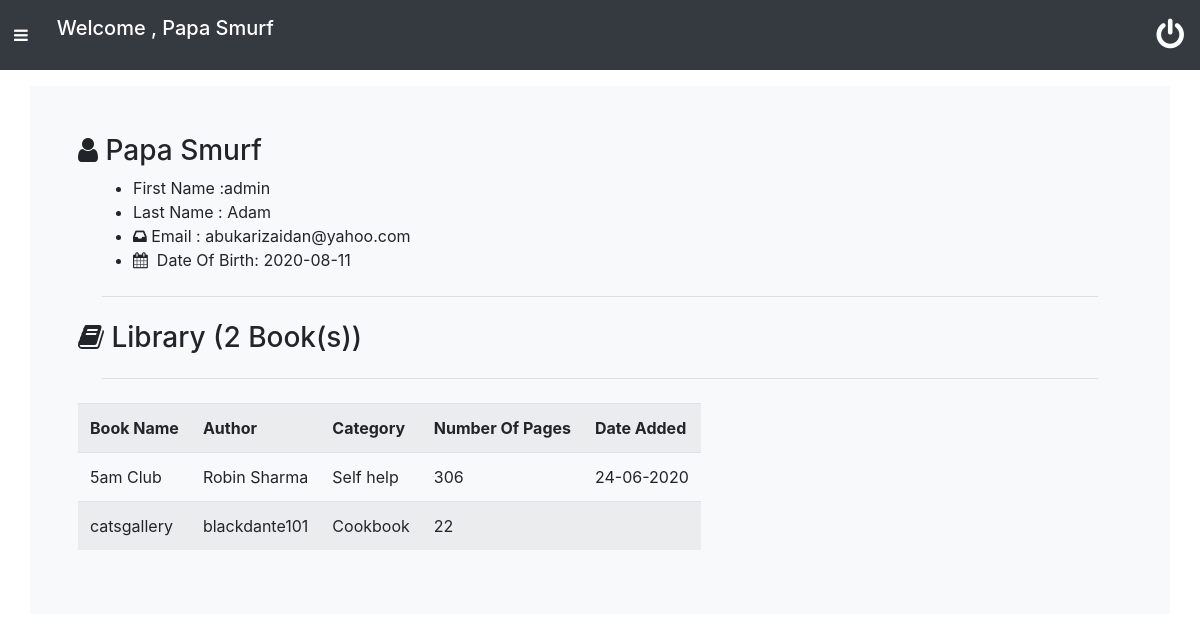
The page /home/search/profile.php?uname=Papa Smurf (signed in) on the database its author committed.
### tables this page shows
CREATE TABLE `usertbl` (
  `id` int(11) NOT NULL,
  `fname` varchar(100) NOT NULL,
  `lname` varchar(100) NOT NULL,
  `username` varchar(15) NOT NULL,
  `email` varchar(50) NOT NULL,
  `dob` varchar(100) NOT NULL,
  `gender` varchar(50) NOT NULL,
  `password` varchar(100) NOT NULL
);

CREATE TABLE `librarytbl` (
  `id` int(11) NOT NULL,
  `uname` varchar(20) NOT NULL,
  `book_name` varchar(50) NOT NULL,
  `author` varchar(50) NOT NULL,
  `category` varchar(200) NOT NULL,
  `pages` int(11) NOT NULL,
  `book_date` varchar(50) NOT NULL
);

### home/search/profile.php (the view)
<?php
include('../../dbconnect/db.php');
require('../../navigations/navbar.php');
?>
<div  class="container p-5 my-3 bg-light">
	<h3><i class="fa fa-user"></i>&nbsp;<?php echo $_GET['uname']; ?></h3>
	<div class="container">
		<ul>
			<?php
			$user=$_GET['uname'];
			$sql = "SELECT * FROM usertbl WHERE username ='$user'";
			$info=$con->query($sql);
			while ($row=$info->fetch_assoc()) {
				echo"<li>First Name :".$row['fname']." </li>
			<li>Last Name : ".$row['lname']."</li>
			<li><i class='fa fa-inbox'></i>&nbsp;Email : ".$row['email']."</li>
			<li><i class='fa fa-calendar'></i>&nbsp; Date Of Birth: ".$row['dob']."</li>";
			}
			?>
		</ul>
	</div>
	<hr class="m-4">
	<h3><i class="fa fa-book"></i>&nbsp;Library (<?php $qry="SELECT COUNT(*) FROM librarytbl WHERE uname='$user'";$sum=$con->query($qry);while($total=$sum->fetch_assoc()){echo $total['COUNT(*)'];} ?> Book(s))</h3>
	<hr class="m-4">
	<table class="table table-striped table-responsive">
		<tr>
			<th>Book Name</th>
			<th>Author</th>
			<th>Category</th>
			<th>Number Of Pages</th>
			<th>Date Added</th>
		</tr>
		<?php
		$qry2 ="SELECT * FROM librarytbl WHERE uname='$user'";
		$books=$con->query($qry2);
		while ($bookz=$books->fetch_assoc()) {
		echo "
		<tr>
			<td>".$bookz['book_name']."</td>
			<td>".$bookz['author']."</td>
			<td>".$bookz['category']."</td>
			<td>".$bookz['pages']."</td>
			<td>".$bookz['book_date']."</td>
		</tr> ";
}
		?>
	</table>
</div>
<?php
require('../../navigations/footer.php');
?>

### navigations/navbar.php (shortened to what this page needs)
<?php
$name=$_SESSION['uname'];
?>
<!DOCTYPE html>
<html lang="en">
	<head>
		<link rel="stylesheet" href="https://stackpath.bootstrapcdn.com/bootstrap/4.4.1/css/bootstrap.min.css">
		<link rel="stylesheet" href="https://cdnjs.cloudflare.com/ajax/libs/font-awesome/4.7.0/css/font-awesome.min.css">
	</head>
	<body >
		<div  class="navbar bg-dark p-3">
			<div class="row">
			<button onclick="opennav();" class="btn text-white"><i class="fa fa-bars fa-1x"></i></button>
			<h5 class="text-white ml-3">Welcome , <?php echo $name; ?></h5>
		</div>
			<a  href="http://localhost/apps/books app/home/logout.php"><i class=" text-white fa fa-power-off fa-2x"></i></a>
		</div>

### navigations/footer.php (shortened to what this page needs)
	</body>
</html>

### navigations/navbar.php (style rules this page uses)
.container { cursor:pointer; }

### rows shown on the page
usertbl: fname "admin", lname "Adam", email "abukarizaidan@yahoo.com", dob "2020-08-11"
librarytbl: book_name "5am Club", author "Robin Sharma", category "Self help", pages "306", book_date "24-06-2020"
librarytbl: book_name "catsgallery", author "blackdante101", category "Cookbook", pages "22"

### other values the page prints
$name "Papa Smurf"
$_GET['uname'] "Papa Smurf"
$total['COUNT(*)'] "2"
